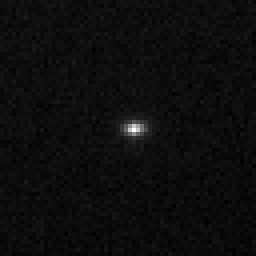
%> input picture GradientFit/bead.tif, 64 x 64 px (shown 4 times larger)
$ octave example.m   (GNU Octave 9; MATLAB toolbox functions it lacks are replaced by stand-ins)
%> lines starting %> are read from the running program, lines starting %| are printed output that depends on the picture; in (x1, y1, x2, y2) boxes, pixels count from 0 and x2, y2 are one past the last pixel; in counts of white or black regions, pixels touching at a corner belong together; the program's own positions count from 1
%> further down, imRAW is the input picture: size 64x64 uint16; min 111, max 417, mean 127.1
### GradientFit/DeNoise.m
% perform de-noising by using band pass filter
% -------------------------------------------------------------------------
% Inputs
%   im    : Raw image
% -------------------------------------------------------------------------
% Outputs
%   imDN  : Denoised image
% -------------------------------------------------------------------------

function imDN = DeNoise(im)

[X,Y] = meshgrid(-4:4);
S1 = 0.5;
S2 = 1.8;

G1 = exp(-(X.^2+Y.^2)/(2*pi*S1^2));
G2 = abs(1-exp(-(X.^2+Y.^2)/(2*pi*S2^2)));

BandPass = G1/sum(G1(:)) - G2/sum(G2(:));

imDN = conv2(im,BandPass,'same');
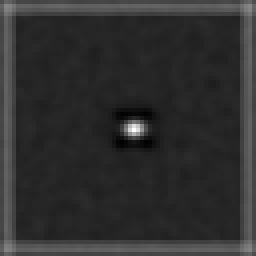
%> imDN: size 64x64 double (shown 4 times larger); min -28.95, max 166.6, mean 7.8; drawn with min black and max white

end

### GradientFit/extractROI.m
% extract the candidate ROI
% -------------------------------------------------------------------------
% Inputs
%   imRAW      : Raw image
%   imDN       : Denoised image
%   RegR       : Region radius of the ROI, so the size of ROI is (2*WinR)+1
%   threshold  : Theshold to pick up the candidate emitter
% -------------------------------------------------------------------------
% Outputs
%   ROIs       : The cadidate emitters stack
%   ROI_coor   : The coordinates of the cadidate ROIs (Pixels)
% -------------------------------------------------------------------------

function [ROIs, ROI_coor] = extractROI(imRAW,imDN,RegR,threshold)
%> called with RegR = 7, threshold = 100

[imW,imH] = size(imDN);
%> imW = 64; imH = 64
ROIs = zeros(2*RegR+1,2*RegR+1,1);
ROI_coor = zeros(2,1);
ROInum = 0;
for m=1+RegR:imW-RegR-1
    for n=1+RegR:imH-RegR-1
        if (imDN(m,n)>threshold) && (imDN(m,n)==max(max(imDN(m-2:m+2,n-2:n+2))))
            imDN(m,n) = imDN(m,n) + 1e-6;
            ROInum = ROInum + 1;
            ROIs(:,:,ROInum) = imRAW(m-RegR:m+RegR,n-RegR:n+RegR);
            ROI_coor(:,ROInum) = [m,n];
        end
    end
end
%> imDN: size 64x64 double; 0.02% of pixels changed, all inside (x1, y1, x2, y2) = (33, 32, 34, 33)
%> after the loop, ROI_coor = [33; 34]; ROInum = 1

end

### GradientFit/example.m
% example
clc
clear

% imaging parameter
PixelSize = 160; % nanometer

% The coefficents of the best-fit 4th order polynomial function ---------
% This parameter needs to be adjusted according to the optical imaging
% system of the user.
CCP = [-302.8,1386.5,-2305.3,2278.0,-1048.1];

% read raw image
filename = 'bead.tif';
imRAW = imread(filename);

% perform denoising
imDN = DeNoise(imRAW);

% perform ROI extraction
RegR = 7;      % sub-region radius
threshold = 100;  %
[ROIs, ROI_coor] = extractROI(imRAW,imDN,RegR,threshold);
%> ROI_coor = [33; 34]

% perform 3D localization
GraR = 3; % The radius of Gradient used for caculation
spotNUM = size(ROIs,3);
%> spotNUM = 1
spot3D = zeros(3,1);
%> (the run ends here)
